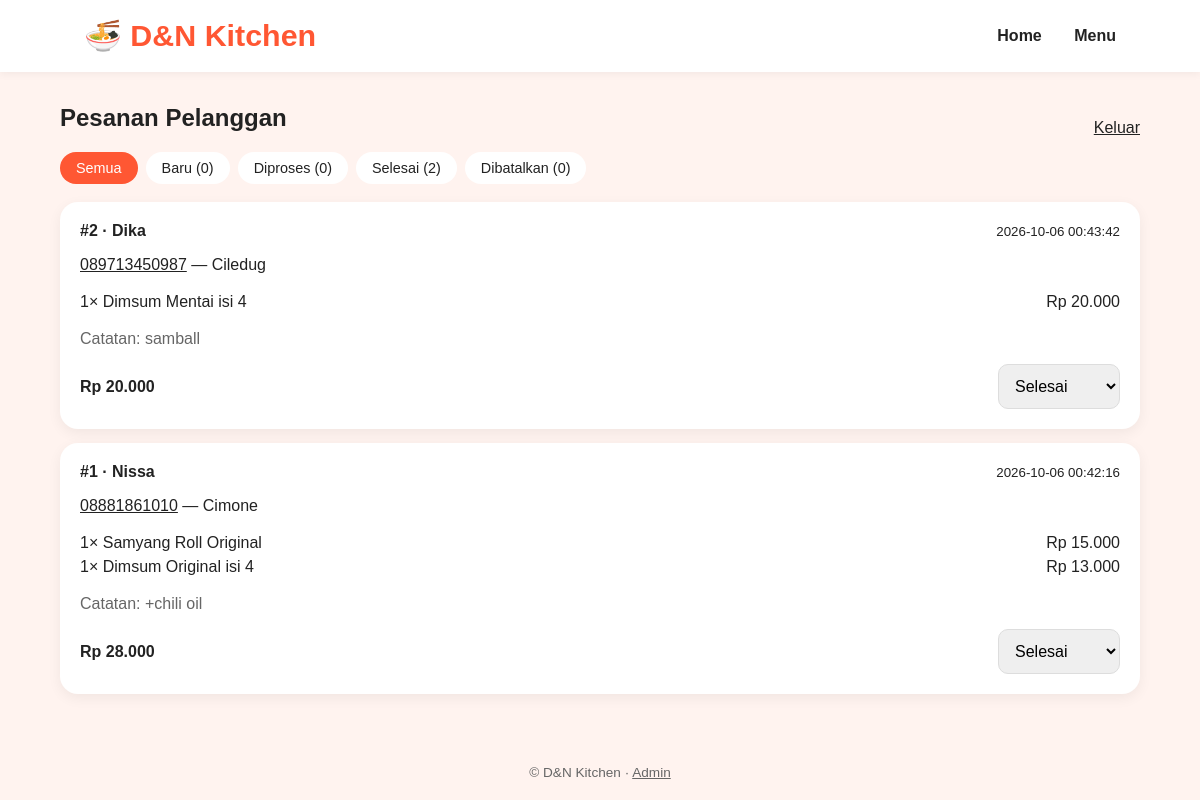
/admin (signed in), run on the app's committed database.
### tables this page shows
CREATE TABLE pesanan(id INTEGER PRIMARY KEY, nama TEXT, telepon TEXT, alamat TEXT,
        catatan TEXT, total INTEGER, status TEXT DEFAULT 'Baru', dibuat TEXT DEFAULT (datetime('now','localtime')));

CREATE TABLE item_pesanan(id INTEGER PRIMARY KEY, pesanan_id INTEGER, nama TEXT, harga INTEGER, qty INTEGER);

### app.py (the view, shortened to what this page needs)
@app.route("/admin", methods=["GET", "POST"])
def admin():
    if not password_diset():
        return render_template("admin.html", login=True,
                               error="Password admin belum dibuat. Jalankan: python set_password.py")
    if not session.get("admin"):
        return render_template("admin.html", login=True)
    db = get_db()
    f = request.args.get("status", "")
    q = "SELECT * FROM pesanan" + (" WHERE status=?" if f in STATUSES else "") + " ORDER BY id DESC"
    orders = []
    for o in db.execute(q, (f,) if f in STATUSES else ()).fetchall():
        o = dict(o)
        o["items"] = db.execute("SELECT * FROM item_pesanan WHERE pesanan_id=?", (o["id"],)).fetchall()
        orders.append(o)
    stats = {s: db.execute("SELECT COUNT(*) FROM pesanan WHERE status=?", (s,)).fetchone()[0] for s in STATUSES}
    return render_template("admin.html", login=False, orders=orders, stats=stats, statuses=STATUSES, f=f)

### app.py (called while the page is built)
def password_diset():
    return os.path.exists(PW_FILE) or bool(os.environ.get("ADMIN_PASSWORD"))

def get_db():
    if "db" not in g:
        g.db = sqlite3.connect(DB)
        g.db.row_factory = sqlite3.Row
    return g.db

@app.template_filter("rp")
def rp(n):
    return "Rp " + f"{int(n):,}".replace(",", ".")

### templates/admin.html (shortened to what this page needs)
{% extends "base.html" %}
{% block content %}
<main class="wrap">
{% if login %}
  <form method="post" class="login">
    <h2>Masuk Admin</h2>
    <input type="password" name="password" placeholder="Password" required autofocus>
    {% if error %}<p class="err">{{ error }}</p>{% endif %}
    <button class="btn block">Masuk</button>
  </form>
{% else %}
  <div class="row"><h2 class="title">Pesanan Pelanggan</h2><a href="{{ url_for('logout') }}">Keluar</a></div>
  <div class="chips">
    <a class="{{ '' if f else 'on' }}" href="{{ url_for('admin') }}">Semua</a>
    {% for s in statuses %}<a class="{{ 'on' if f==s }}" href="{{ url_for('admin', status=s) }}">{{ s }} ({{ stats[s] }})</a>{% endfor %}
  </div>
  {% for o in orders %}
  <article class="order">
    <div class="row"><strong>#{{ o.id }} · {{ o.nama }}</strong><small>{{ o.dibuat }}</small></div>
    <p><a href="tel:{{ o.telepon }}">{{ o.telepon }}</a> — {{ o.alamat }}</p>
    <ul>{% for i in o["items"] %}<li>{{ i.qty }}× {{ i.nama }} <span>{{ (i.harga*i.qty)|rp }}</span></li>{% endfor %}</ul>
    {% if o.catatan %}<p class="muted">Catatan: {{ o.catatan }}</p>{% endif %}
    <div class="row"><strong>{{ o.total|rp }}</strong>
      <form method="post" action="{{ url_for('ubah_status', oid=o.id) }}" class="st">
        <select name="status" onchange="this.form.submit()">
          {% for s in statuses %}<option {{ 'selected' if s==o.status }}>{{ s }}</option>{% endfor %}
        </select></form></div>
  </article>
  {% else %}<p class="muted">Belum ada pesanan.</p>{% endfor %}
{% endif %}
</main>
{% endblock %}

### static/style.css (style rules this page uses)
:root { --o:#ff5733;--bg:#fff3ef;--ink:#222;--mut:#666 }
* { box-sizing:border-box }
body { margin:0;font-family:Arial,Helvetica,sans-serif;color:var(--ink);background:var(--bg);min-height:100vh;display:flex;flex-direction:column }
a { color:inherit }
.wrap { width:100%;max-width:1200px;margin:0 auto;padding:32px 5%;flex:1 }
.title { margin:0 0 20px }
.card,.cart,.order,.login { background:#fff;border-radius:18px;padding:20px;box-shadow:0 4px 14px #0000000f }
.row { display:flex;justify-content:space-between;align-items:center;gap:10px }
.cart ul,.order ul { list-style:none;padding:0;margin:0 0 12px }
input,textarea,select { width:100%;padding:12px;margin-bottom:10px;border:1px solid #ddd;border-radius:10px;font:inherit }
.muted { color:var(--mut) }
.chips { display:flex;flex-wrap:wrap;gap:8px;margin-bottom:18px }
.chips a { background:#fff;padding:8px 16px;border-radius:30px;text-decoration:none;font-size:.9rem }
.chips a.on { background:var(--o);color:#fff }
.order { margin-bottom:14px }
.order li { display:flex;justify-content:space-between;padding:3px 0 }
.st select { margin:0;width:auto }

### data on the page
pesanan: status "Selesai", id "2", nama "Dika", dibuat "2026-10-06 00:43:42", telepon "089713450987", alamat "Ciledug", catatan "samball", total|rp "Rp 20.000"
item_pesanan: qty "1", nama "Dimsum Mentai isi 4", (i.harga*i.qty)|rp "Rp 20.000"
pesanan: id "1", nama "Nissa", dibuat "2026-10-06 00:42:16", telepon "08881861010", alamat "Cimone", catatan "+chili oil", total|rp "Rp 28.000"
item_pesanan: qty "1", nama "Samyang Roll Original", (i.harga*i.qty)|rp "Rp 15.000"
item_pesanan: qty "1", nama "Dimsum Original isi 4", (i.harga*i.qty)|rp "Rp 13.000"

### other printed values
{{ s }} "Baru" "Diproses" "Dibatalkan"
{{ stats[s] }} "0" "0" "0"
form field status "Selesai"
